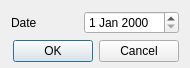
<?xml version="1.0" encoding="UTF-8"?>
<ui version="4.0">
 <class>DateDlg</class>
 <widget class="QDialog" name="DateDlg">
  <property name="geometry">
   <rect>
    <x>0</x>
    <y>0</y>
    <width>190</width>
    <height>64</height>
   </rect>
  </property>
  <property name="windowTitle">
   <string/>
  </property>
  <layout class="QGridLayout" name="gridLayout">
   <property name="bottomMargin">
    <number>6</number>
   </property>
   <item row="0" column="0">
    <widget class="QLabel" name="label">
     <property name="text">
      <string>Date</string>
     </property>
    </widget>
   </item>
   <item row="0" column="1">
    <widget class="QDateEdit" name="dateEdit"/>
   </item>
   <item row="1" column="0" colspan="2">
    <widget class="QDialogButtonBox" name="buttonBox">
     <property name="orientation">
      <enum>Qt::Horizontal</enum>
     </property>
     <property name="standardButtons">
      <set>QDialogButtonBox::Cancel|QDialogButtonBox::Ok</set>
     </property>
    </widget>
   </item>
  </layout>
 </widget>
 <resources/>
 <connections>
  <connection>
   <sender>buttonBox</sender>
   <signal>accepted()</signal>
   <receiver>DateDlg</receiver>
   <slot>accept()</slot>
   <hints>
    <hint type="sourcelabel">
     <x>248</x>
     <y>254</y>
    </hint>
    <hint type="destinationlabel">
     <x>157</x>
     <y>274</y>
    </hint>
   </hints>
  </connection>
  <connection>
   <sender>buttonBox</sender>
   <signal>rejected()</signal>
   <receiver>DateDlg</receiver>
   <slot>reject()</slot>
   <hints>
    <hint type="sourcelabel">
     <x>316</x>
     <y>260</y>
    </hint>
    <hint type="destinationlabel">
     <x>286</x>
     <y>274</y>
    </hint>
   </hints>
  </connection>
 </connections>
</ui>
